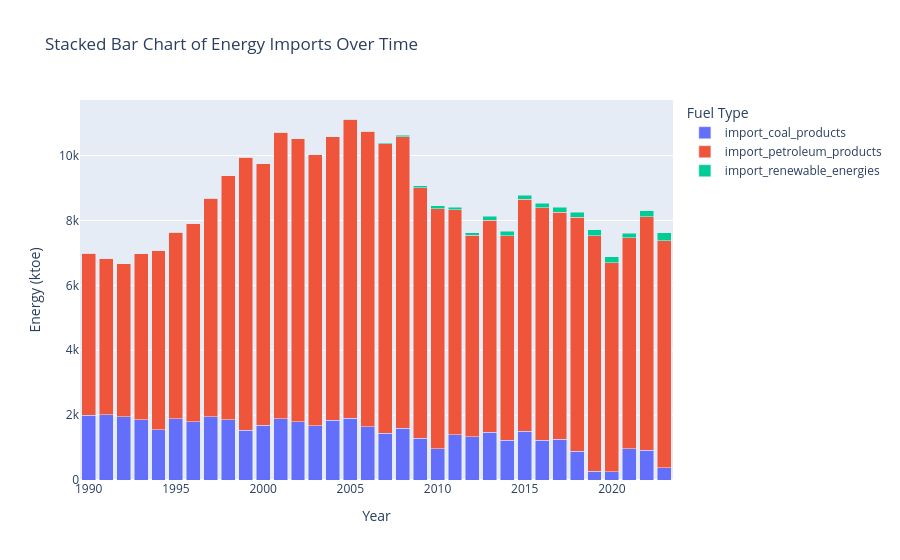
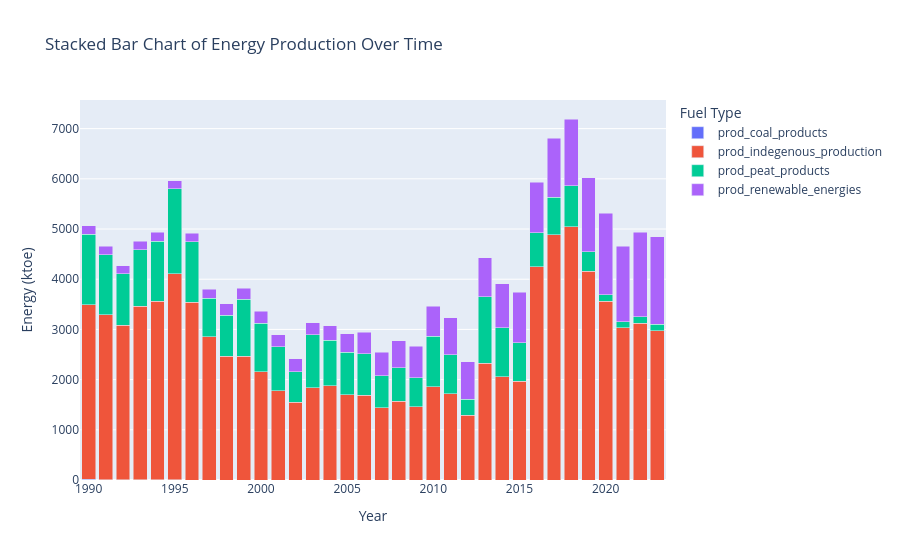
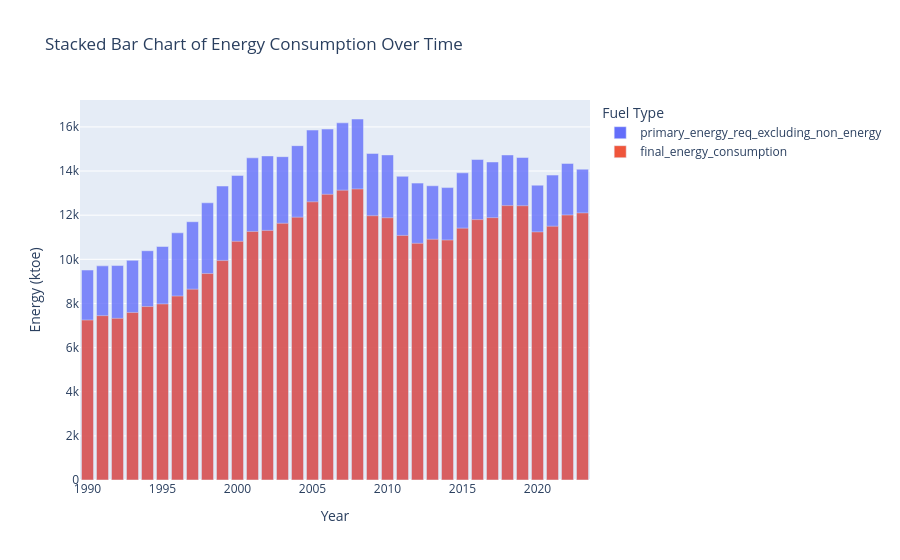

Source (notebook cell) for these figures, in order:
### Markdown cell above
# Data Visualization

### Code cell
df_melted = ie_energy_summary_df.melt(id_vars='Year', value_vars=['import_coal_products', 'import_petroleum_products', 'import_renewable_energies'],
                    var_name='Fuel Type', value_name='Energy (ktoe)')

fig = px.bar(
    df_melted,
    x='Year',
    y='Energy (ktoe)',
    color='Fuel Type',
    title='Stacked Bar Chart of Energy Imports Over Time',
    barmode='stack'
)
fig.show()


df_melted = ie_energy_summary_df.melt(id_vars='Year', value_vars=['prod_coal_products', 'prod_indegenous_production', 'prod_peat_products', 'prod_renewable_energies' ],
                    var_name='Fuel Type', value_name='Energy (ktoe)')

fig = px.bar(
    df_melted,
    x='Year',
    y='Energy (ktoe)',
    color='Fuel Type',
    title='Stacked Bar Chart of Energy Production Over Time',
    barmode='stack'
)

fig.show()


df_melted = ie_energy_summary_df.melt(id_vars='Year', value_vars=['primary_energy_req_excluding_non_energy', 'final_energy_consumption'],
                    var_name='Fuel Type', value_name='Energy (ktoe)')

fig = px.bar(
    df_melted,
    x='Year',
    y='Energy (ktoe)',
    color='Fuel Type',
    title='Stacked Bar Chart of Energy Consumption Over Time',
    barmode='overlay',
    opacity=0.8
)

fig.show()

### Figure 1 — Plotly figure (JSON) as saved in the notebook; plotly's stock layout.template omitted (floating-point values rounded to 4 significant figures)
{"data": [{"alignmentgroup": "True", "hovertemplate": "Fuel Type=import_coal_products<br>Year=%{x}<br>Energy (ktoe)=%{y}<extra></extra>", "legendgroup": "import_coal_products", "marker": {"color": "#636efa", "pattern": {"shape": ""}}, "name": "import_coal_products", "offsetgroup": "import_coal_products", "orientation": "v", "showlegend": true, "textposition": "auto", "type": "bar", "x": [1990, 1991, 1992, 1993, 1994, 1995, 1996, 1997, 1998, 1999, 2000, 2001, 2002, 2003, 2004, 2005, 2006, 2007, 2008, 2009, 2010, 2011, 2012, 2013, 2014, 2015, 2016, 2017, 2018, 2019, 2020, 2021, 2022, 2023], "xaxis": "x", "y": [1992, 2004, 1948, 1859, 1543, 1886, 1789, 1951, 1852, 1530, 1691, 1885, 1798, 1671, 1848, 1897, 1634, 1440, 1596, 1290, 958, 1401, 1330, 1469, 1221, 1509, 1222, 1259, 888, 263, 250, 969, 921, 376], "yaxis": "y"}, {"alignmentgroup": "True", "hovertemplate": "Fuel Type=import_petroleum_products<br>Year=%{x}<br>Energy (ktoe)=%{y}<extra></extra>", "legendgroup": "import_petroleum_products", "marker": {"color": "#EF553B", "pattern": {"shape": ""}}, "name": "import_petroleum_products", "offsetgroup": "import_petroleum_products", "orientation": "v", "showlegend": true, "textposition": "auto", "type": "bar", "x": [1990, 1991, 1992, 1993, 1994, 1995, 1996, 1997, 1998, 1999, 2000, 2001, 2002, 2003, 2004, 2005, 2006, 2007, 2008, 2009, 2010, 2011, 2012, 2013, 2014, 2015, 2016, 2017, 2018, 2019, 2020, 2021, 2022, 2023], "xaxis": "x", "y": [5004, 4817, 4713, 5113, 5527, 5753, 6108, 6733, 7525, 8412, 8059, 8839, 8716, 8351, 8735, 9231, 9122, 8932, 8983, 7723, 7407, 6930, 6216, 6545, 6310, 7150, 7176, 6992, 7217, 7271, 6453, 6495, 7199, 7005], "yaxis": "y"}, {"alignmentgroup": "True", "hovertemplate": "Fuel Type=import_renewable_energies<br>Year=%{x}<br>Energy (ktoe)=%{y}<extra></extra>", "legendgroup": "import_renewable_energies", "marker": {"color": "#00cc96", "pattern": {"shape": ""}}, "name": "import_renewable_energies", "offsetgroup": "import_renewable_energies", "orientation": "v", "showlegend": true, "textposition": "auto", "type": "bar", "x": [1990, 1991, 1992, 1993, 1994, 1995, 1996, 1997, 1998, 1999, 2000, 2001, 2002, 2003, 2004, 2005, 2006, 2007, 2008, 2009, 2010, 2011, 2012, 2013, 2014, 2015, 2016, 2017, 2018, 2019, 2020, 2021, 2022, 2023], "xaxis": "x", "y": [0, 0, 0, 0, 0, 0, 0, 0, 0, 0, 0, 0, 0, 0, 0, 0, 2, 25, 42, 59, 82, 83, 80, 114, 133, 124, 139, 159, 144, 178, 179, 138, 173, 245], "yaxis": "y"}], "layout": {"barmode": "stack", "legend": {"title": {"text": "Fuel Type"}, "tracegroupgap": 0}, "title": {"text": "Stacked Bar Chart of Energy Imports Over Time"}, "xaxis": {"anchor": "y", "domain": [0, 1], "title": {"text": "Year"}}, "yaxis": {"anchor": "x", "domain": [0, 1], "title": {"text": "Energy (ktoe)"}}}}

### Figure 2 — Plotly figure (JSON) as saved in the notebook; plotly's stock layout.template omitted (floating-point values rounded to 4 significant figures)
{"data": [{"alignmentgroup": "True", "hovertemplate": "Fuel Type=prod_coal_products<br>Year=%{x}<br>Energy (ktoe)=%{y}<extra></extra>", "legendgroup": "prod_coal_products", "marker": {"color": "#636efa", "pattern": {"shape": ""}}, "name": "prod_coal_products", "offsetgroup": "prod_coal_products", "orientation": "v", "showlegend": true, "textposition": "auto", "type": "bar", "x": [1990, 1991, 1992, 1993, 1994, 1995, 1996, 1997, 1998, 1999, 2000, 2001, 2002, 2003, 2004, 2005, 2006, 2007, 2008, 2009, 2010, 2011, 2012, 2013, 2014, 2015, 2016, 2017, 2018, 2019, 2020, 2021, 2022, 2023], "xaxis": "x", "y": [16, 1, 1, 1, 1, 1, 0, 0, 0, 0, 0, 0, 0, 0, 0, 0, 0, 0, 0, 0, 0, 0, 0, 0, 0, 0, 0, 0, 0, 0, 0, 0, 0, 0], "yaxis": "y"}, {"alignmentgroup": "True", "hovertemplate": "Fuel Type=prod_indegenous_production<br>Year=%{x}<br>Energy (ktoe)=%{y}<extra></extra>", "legendgroup": "prod_indegenous_production", "marker": {"color": "#EF553B", "pattern": {"shape": ""}}, "name": "prod_indegenous_production", "offsetgroup": "prod_indegenous_production", "orientation": "v", "showlegend": true, "textposition": "auto", "type": "bar", "x": [1990, 1991, 1992, 1993, 1994, 1995, 1996, 1997, 1998, 1999, 2000, 2001, 2002, 2003, 2004, 2005, 2006, 2007, 2008, 2009, 2010, 2011, 2012, 2013, 2014, 2015, 2016, 2017, 2018, 2019, 2020, 2021, 2022, 2023], "xaxis": "x", "y": [3471, 3291, 3086, 3456, 3565, 4105, 3544, 2857, 2463, 2462, 2161, 1776, 1546, 1837, 1880, 1702, 1686, 1435, 1573, 1464, 1855, 1723, 1292, 2327, 2054, 1963, 4244, 4888, 5045, 4155, 3566, 3029, 3124, 2973], "yaxis": "y"}, {"alignmentgroup": "True", "hovertemplate": "Fuel Type=prod_peat_products<br>Year=%{x}<br>Energy (ktoe)=%{y}<extra></extra>", "legendgroup": "prod_peat_products", "marker": {"color": "#00cc96", "pattern": {"shape": ""}}, "name": "prod_peat_products", "offsetgroup": "prod_peat_products", "orientation": "v", "showlegend": true, "textposition": "auto", "type": "bar", "x": [1990, 1991, 1992, 1993, 1994, 1995, 1996, 1997, 1998, 1999, 2000, 2001, 2002, 2003, 2004, 2005, 2006, 2007, 2008, 2009, 2010, 2011, 2012, 2013, 2014, 2015, 2016, 2017, 2018, 2019, 2020, 2021, 2022, 2023], "xaxis": "x", "y": [1411, 1200, 1021, 1134, 1192, 1697, 1203, 766, 822, 1135, 965, 883, 606, 1056, 906, 845, 826, 643, 660, 578, 1011, 774, 321, 1327, 982, 769, 679, 744, 816, 391, 128, 128, 128, 128], "yaxis": "y"}, {"alignmentgroup": "True", "hovertemplate": "Fuel Type=prod_renewable_energies<br>Year=%{x}<br>Energy (ktoe)=%{y}<extra></extra>", "legendgroup": "prod_renewable_energies", "marker": {"color": "#ab63fa", "pattern": {"shape": ""}}, "name": "prod_renewable_energies", "offsetgroup": "prod_renewable_energies", "orientation": "v", "showlegend": true, "textposition": "auto", "type": "bar", "x": [1990, 1991, 1992, 1993, 1994, 1995, 1996, 1997, 1998, 1999, 2000, 2001, 2002, 2003, 2004, 2005, 2006, 2007, 2008, 2009, 2010, 2011, 2012, 2013, 2014, 2015, 2016, 2017, 2018, 2019, 2020, 2021, 2022, 2023], "xaxis": "x", "y": [168, 168, 162, 161, 174, 155, 169, 181, 231, 222, 235, 234, 261, 236, 284, 370, 428, 469, 544, 618, 597, 738, 745, 775, 874, 1013, 1005, 1176, 1331, 1472, 1625, 1500, 1683, 1742], "yaxis": "y"}], "layout": {"barmode": "stack", "legend": {"title": {"text": "Fuel Type"}, "tracegroupgap": 0}, "title": {"text": "Stacked Bar Chart of Energy Production Over Time"}, "xaxis": {"anchor": "y", "domain": [0, 1], "title": {"text": "Year"}}, "yaxis": {"anchor": "x", "domain": [0, 1], "title": {"text": "Energy (ktoe)"}}}}

### Figure 3 — Plotly figure (JSON) as saved in the notebook; plotly's stock layout.template omitted (floating-point values rounded to 4 significant figures)
{"data": [{"alignmentgroup": "True", "hovertemplate": "Fuel Type=primary_energy_req_excluding_non_energy<br>Year=%{x}<br>Energy (ktoe)=%{y}<extra></extra>", "legendgroup": "primary_energy_req_excluding_non_energy", "marker": {"color": "#636efa", "opacity": 0.8, "pattern": {"shape": ""}}, "name": "primary_energy_req_excluding_non_energy", "offsetgroup": "primary_energy_req_excluding_non_energy", "orientation": "v", "showlegend": true, "textposition": "auto", "type": "bar", "x": [1990, 1991, 1992, 1993, 1994, 1995, 1996, 1997, 1998, 1999, 2000, 2001, 2002, 2003, 2004, 2005, 2006, 2007, 2008, 2009, 2010, 2011, 2012, 2013, 2014, 2015, 2016, 2017, 2018, 2019, 2020, 2021, 2022, 2023], "xaxis": "x", "y": [9515, 9703, 9717, 9954, 10389, 10581, 11201, 11704, 12561, 13321, 13803, 14598, 14685, 14652, 15150, 15857, 15903, 16184, 16358, 14797, 14731, 13763, 13453, 13332, 13251, 13919, 14522, 14411, 14729, 14612, 13359, 13817, 14344, 14083], "yaxis": "y"}, {"alignmentgroup": "True", "hovertemplate": "Fuel Type=final_energy_consumption<br>Year=%{x}<br>Energy (ktoe)=%{y}<extra></extra>", "legendgroup": "final_energy_consumption", "marker": {"color": "#EF553B", "opacity": 0.8, "pattern": {"shape": ""}}, "name": "final_energy_consumption", "offsetgroup": "final_energy_consumption", "orientation": "v", "showlegend": true, "textposition": "auto", "type": "bar", "x": [1990, 1991, 1992, 1993, 1994, 1995, 1996, 1997, 1998, 1999, 2000, 2001, 2002, 2003, 2004, 2005, 2006, 2007, 2008, 2009, 2010, 2011, 2012, 2013, 2014, 2015, 2016, 2017, 2018, 2019, 2020, 2021, 2022, 2023], "xaxis": "x", "y": [7249, 7448, 7325, 7591, 7861, 7979, 8335, 8646, 9356, 9944, 10814, 11262, 11309, 11631, 11910, 12606, 12944, 13132, 13189, 11976, 11884, 11082, 10724, 10908, 10875, 11413, 11800, 11889, 12435, 12429, 11243, 11499, 12008, 12104], "yaxis": "y"}], "layout": {"barmode": "overlay", "legend": {"title": {"text": "Fuel Type"}, "tracegroupgap": 0}, "title": {"text": "Stacked Bar Chart of Energy Consumption Over Time"}, "xaxis": {"anchor": "y", "domain": [0, 1], "title": {"text": "Year"}}, "yaxis": {"anchor": "x", "domain": [0, 1], "title": {"text": "Energy (ktoe)"}}}}
